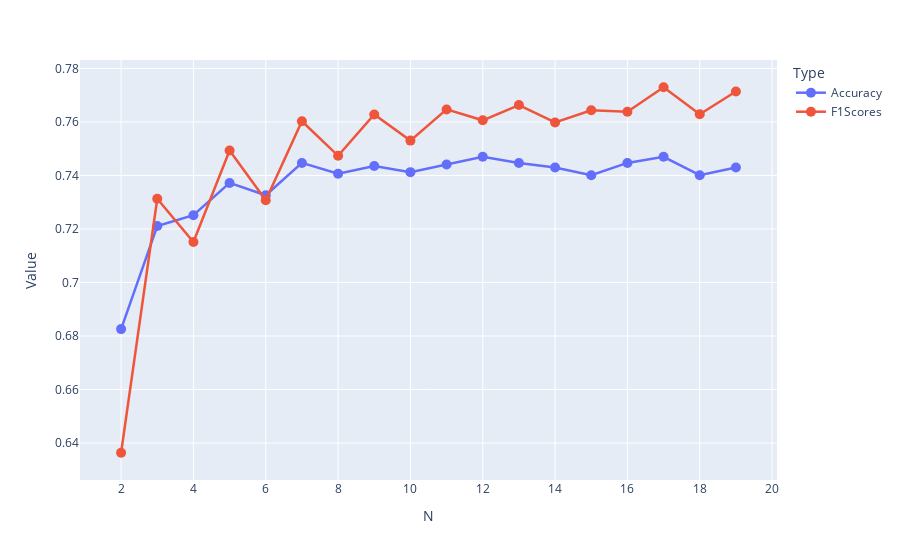

The code cell stored with this chart in its notebook:
### Code cell
fig = px.line(d, x='N', y='Value', color='Type', markers=True)
fig.update_traces(line=dict(width=2.5),
                  marker=dict(size=10))
fig.show()

### Figure 1 — Plotly figure (JSON) as saved in the notebook; plotly's stock layout.template omitted (floating-point values rounded to 4 significant figures)
{"data": [{"hovertemplate": "Type=Accuracy<br>N=%{x}<br>Value=%{y}<extra></extra>", "legendgroup": "Accuracy", "line": {"color": "#636efa", "dash": "solid", "width": 2.5}, "marker": {"size": 10, "symbol": "circle"}, "mode": "lines+markers", "name": "Accuracy", "orientation": "v", "showlegend": true, "type": "scatter", "x": [2, 3, 4, 5, 6, 7, 8, 9, 10, 11, 12, 13, 14, 15, 16, 17, 18, 19], "xaxis": "x", "y": [0.6826, 0.7211, 0.7251, 0.7372, 0.7326, 0.7447, 0.7407, 0.7435, 0.7412, 0.7441, 0.747, 0.7447, 0.743, 0.7401, 0.7447, 0.747, 0.7401, 0.743], "yaxis": "y"}, {"hovertemplate": "Type=F1Scores<br>N=%{x}<br>Value=%{y}<extra></extra>", "legendgroup": "F1Scores", "line": {"color": "#EF553B", "dash": "solid", "width": 2.5}, "marker": {"size": 10, "symbol": "circle"}, "mode": "lines+markers", "name": "F1Scores", "orientation": "v", "showlegend": true, "type": "scatter", "x": [2, 3, 4, 5, 6, 7, 8, 9, 10, 11, 12, 13, 14, 15, 16, 17, 18, 19], "xaxis": "x", "y": [0.6364, 0.7313, 0.7151, 0.7493, 0.7307, 0.7603, 0.7473, 0.7628, 0.753, 0.7647, 0.7606, 0.7663, 0.7598, 0.7643, 0.7638, 0.773, 0.7629, 0.7714], "yaxis": "y"}], "layout": {"legend": {"title": {"text": "Type"}, "tracegroupgap": 0}, "margin": {"t": 60}, "xaxis": {"anchor": "y", "domain": [0, 1], "title": {"text": "N"}}, "yaxis": {"anchor": "x", "domain": [0, 1], "title": {"text": "Value"}}}}
